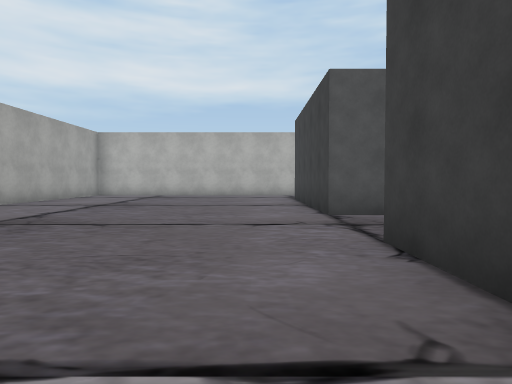
view 1 (above)

21 first-person views from a walk through a Unity game level. The camera is 1.2 m above the floor, tilts 2° down and sees 75° across. The floor is counted in squares, 2 m on a side. Each view is taken from the middle of a square. On the plan, view 1 faces up. The plan holds only what a view shows up to about 10 squares ahead; the rest is blank. The place goes on beyond the plan. Some surface patterns are stand-ins.

view 2
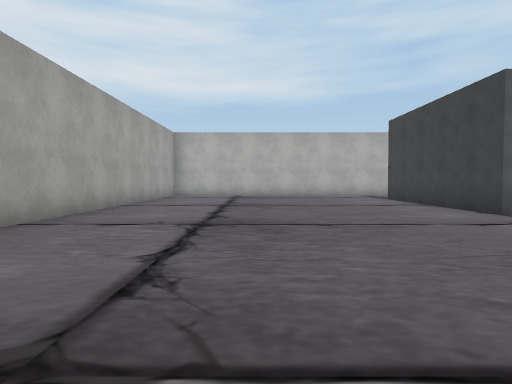

view 3
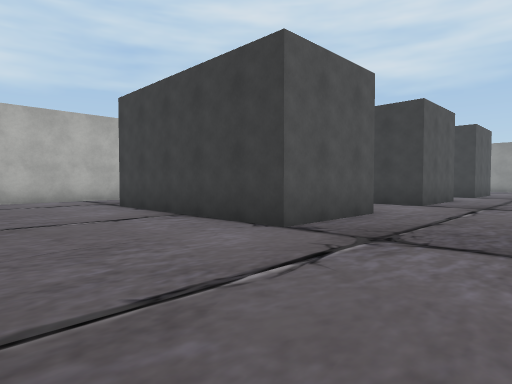

view 4
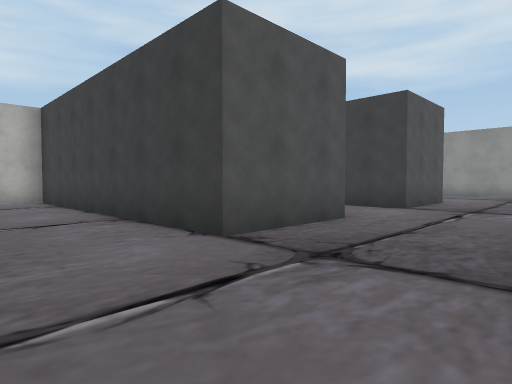

view 5
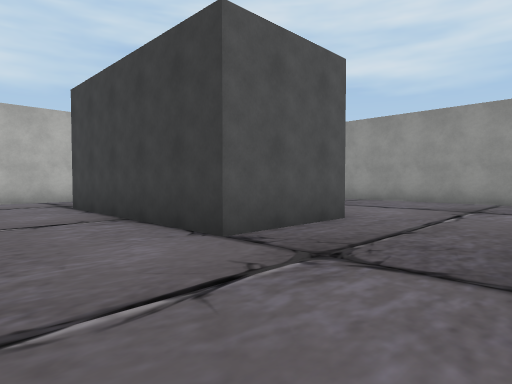

view 6
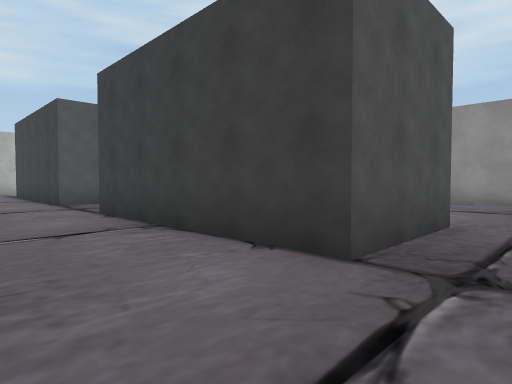

view 7
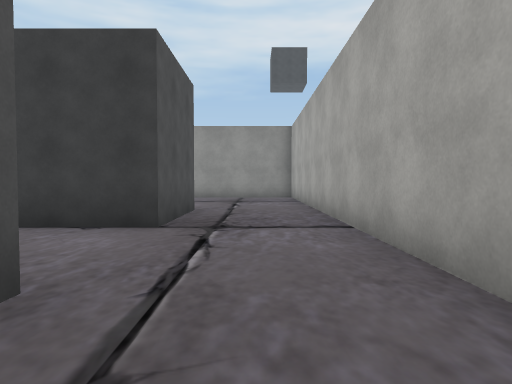

view 8
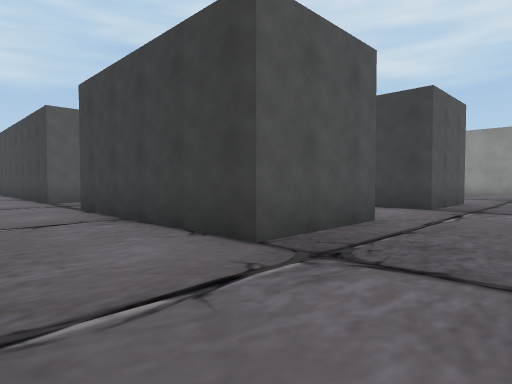

view 9
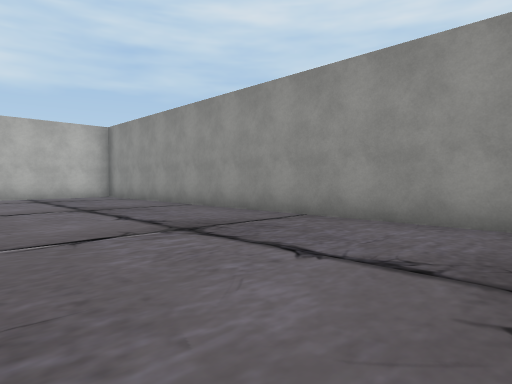

view 10
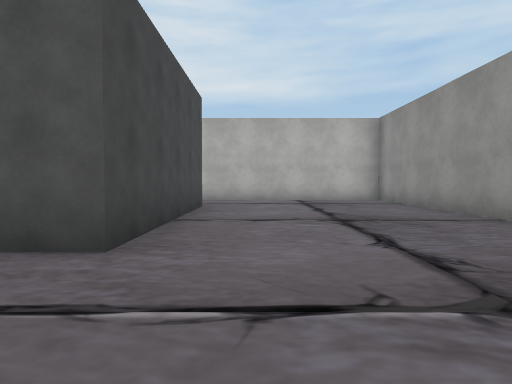

view 11
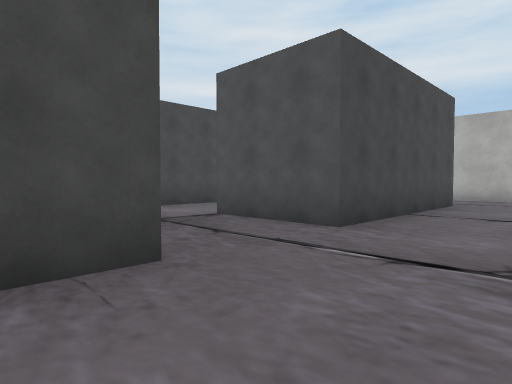

view 12
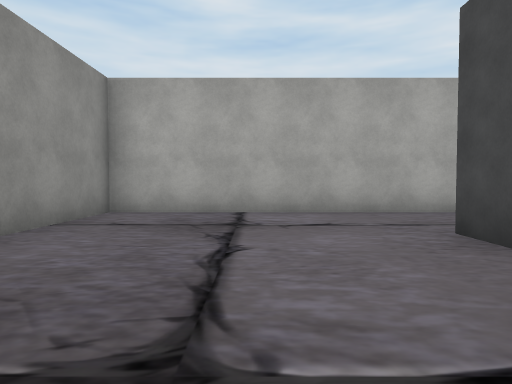

view 13
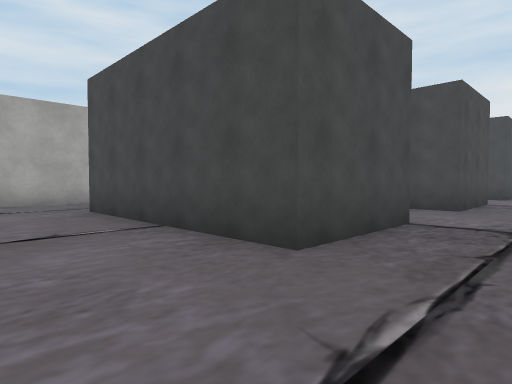

view 14
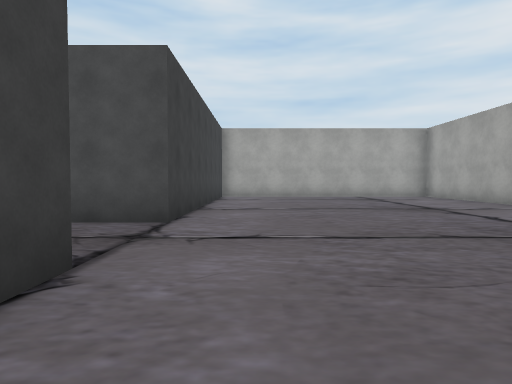

view 15
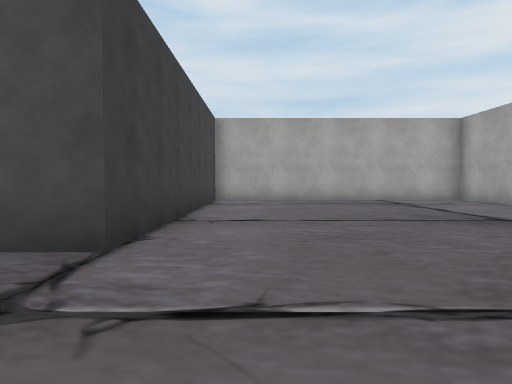

view 16
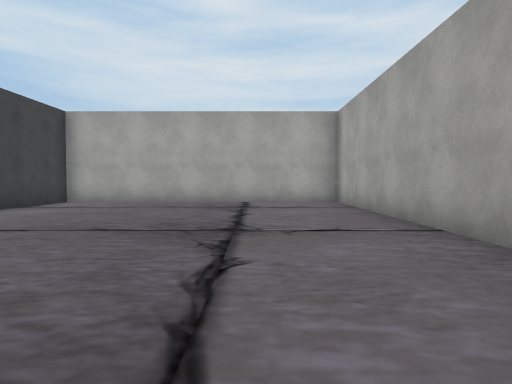

view 17
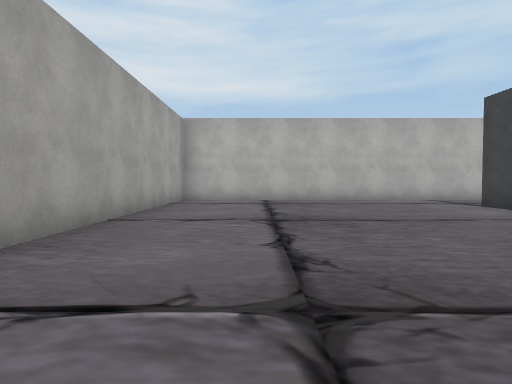

view 18
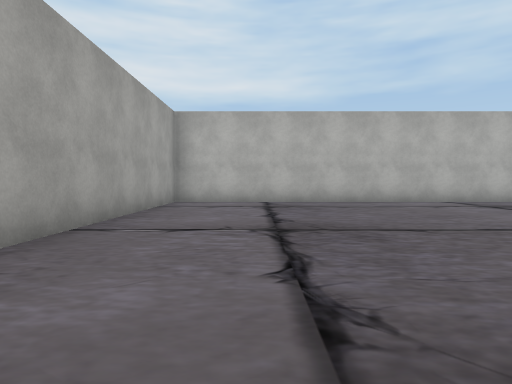

view 19
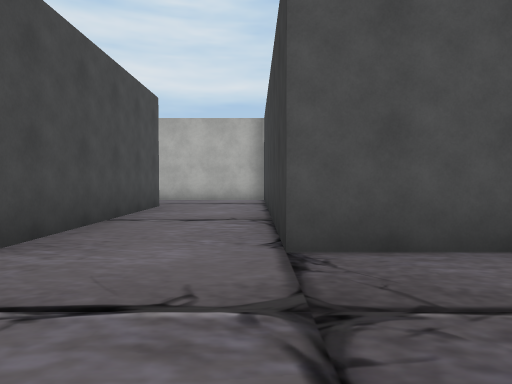

view 20
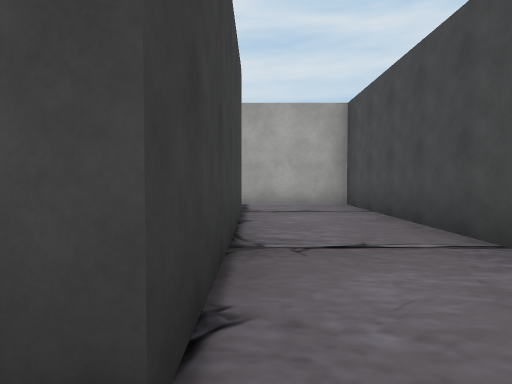

view 21
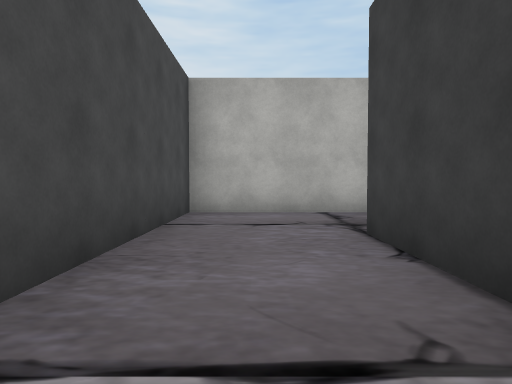

### Floor plan
Points are (right, up) in squares from view 1. A wall is a line through its corners. A room is listed if a view was taken in it or the views show most of it. See-through windows are left out.
Room 1 (views 1, 2, 3, 4, 5, 6, 7, 8, 9, 10, 11, 12, 13, 14, 15, 16, 17, 18, 19, 20, 21)
walls: (8.8, 5.7) (6.3, 5.7) (6.3, 13.2) (5.2, 13.2); (3.7, 1.1) (3.7, -4.3) (6.4, -4.3); (11.3, 3.3) (13.8, 3.3) (13.8, -1.8) (11.3, -1.8) (11.3, 3.3); (3.7, 10.8) (3.7, 5.7) (1.3, 5.7) (1.3, 10.8); (8.9, -1.8) (6.3, -1.8) (6.3, 3.3) (8.8, 3.3) (8.8, 2.2); (3.1, 13.2) (-6.2, 13.2) (-6.2, 4.1); (8.5, -4.3) (18.8, -4.3) (18.8, -0.4); (13.8, 10.9) (13.8, 5.7) (11.3, 5.7) (11.3, 10.8); (-6.2, 2.1) (-6.2, -4.3) (1.3, -4.3) (1.3, 3.3) (3.8, 3.3); (16, 13.2) (8.8, 13.2) (8.8, 6); (18.8, 1.5) (18.8, 13.1)

Positions as (right, up) in squares from view 1, and headings:
1: (0, 0), facing up
2: (-3, 0), facing up
3: (-2, 3), facing up-right
4: (4, 3), facing up-right
5: (9, 3), facing up-right
6: (9, -3), facing up-right
7: (7, -3), facing right
8: (4, -4), facing up-right
9: (14, 1), facing up-right
10: (15, 3), facing up
11: (16, 2), facing up-left
12: (16, 2), facing down
13: (16, 5), facing down-left
14: (0, 8), facing down
15: (0, 6), facing down
16: (-4, 5), facing down
17: (-4, 3), facing up
18: (-4, 4), facing up
19: (6, 3), facing up
20: (6, 4), facing down
21: (10, 7), facing up
